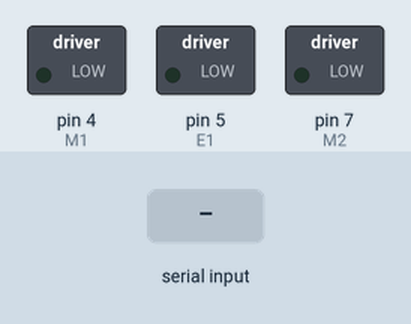
Recording of a sketch running on a simulated Arduino Uno, built with avr-gcc and run on an emulated ATmega328P. On the bench: switched loads named in the sketch (green lamp = pin HIGH). The test bench sets the inputs (shaded band).

Above: at 1.2 s.
1.3 s: "d" received over Serial
At 2.05 s:
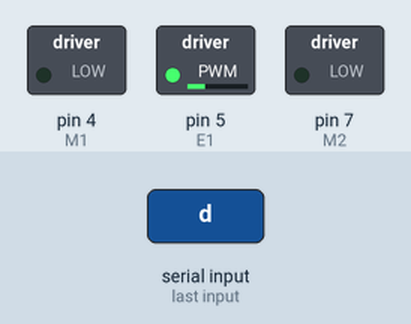
At 2.65 s:
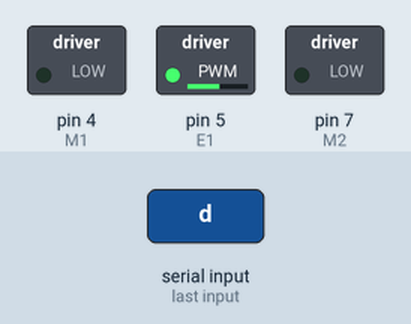
4.3 s: "u" received over Serial
At 8.1 s:
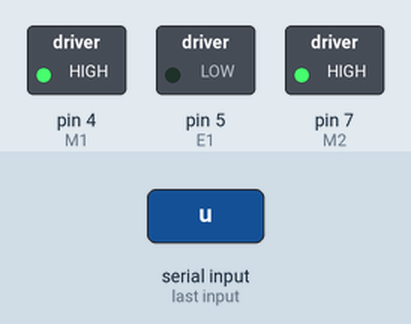
Timing chart, 0 to 9.6 s (numbered marks = the images above; inputs shaded):
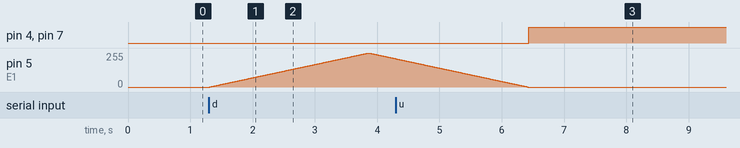

Measured:
- after the input at 1.3 s, pin 5 (E1): rises from 0/255 to 255/255 in 2.5 s, then falls to 212/255 in 0.44 s
- after the input at 4.3 s, pin 4 (M1), pin 7 (M2): LOW → HIGH after 2.1 s

The sketch:

BayLee.ino
```cpp
#define cdelay 10
#define udelay 1

int E1 = 5;
int M1 = 4;
int E2 = 6;
int M2 = 7;
char oldmotor, nowmotor;

void setup()
{
    Serial.begin(9600);
    pinMode(M1, OUTPUT);
    pinMode(M2, OUTPUT);
}

void loop()
{
  int value;
  if(Serial.available())
  {
    nowmotor = Serial.read();
    if(oldmotor != nowmotor)
    {
      oldmotor = nowmotor;
      switch(nowmotor)
      {
        case 'd':
          for(value = 0 ; value <= 255; value++)
          {
            digitalWrite(M1,LOW);
            digitalWrite(M2, LOW);
            analogWrite(E1, value);   //PWM Speed Control
            //analogWrite(E2, value);   //PWM Speed Control
            delay(cdelay);
          }

          //delay(5000);

          for(value = 255 ; value >= 0; value--)
          {
            digitalWrite(M1,LOW);
            digitalWrite(M2, LOW);
            analogWrite(E1, value);   //PWM Speed Control
            //analogWrite(E2, value);   //PWM Speed Control
            delay(cdelay);
          }
        break;

        case 'u':
          for(value = 0 ; value <= 255; value++)
          {
            digitalWrite(M1,HIGH);
            digitalWrite(M2, HIGH);
            analogWrite(E1, value);   //PWM Speed Control
            //analogWrite(E2, value);   //PWM Speed Control
            delay(udelay);
          }

          //delay(5000);

          for(value = 255 ; value >= 0; value--)
          {
            digitalWrite(M1,HIGH);
            digitalWrite(M2, HIGH);
            analogWrite(E1, value);   //PWM Speed Control
            //analogWrite(E2, value);   //PWM Speed Control
            delay(udelay);
          }
        break;
      }
    }
  }
}
```
